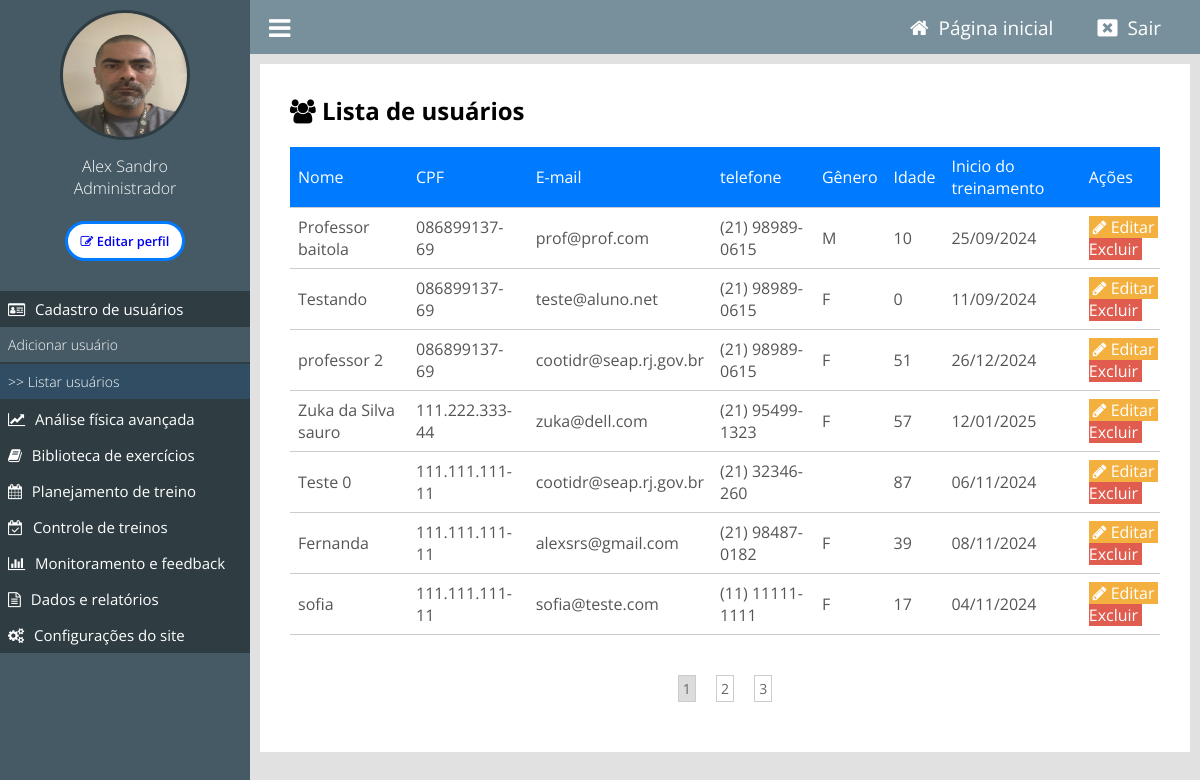
The page /painel/listar-usuarios (signed in) on the database its author committed.
### classes/MySql.php (called while the page is built)
<?php
    class MySql{
        private static $pdo;
        public static function conectar(){
            if(self::$pdo == null){
                try{
                    self::$pdo = new PDO('mysql:host='.HOST.';dbname='.DATABASE,USER,PASSWORD,array(PDO::MYSQL_ATTR_INIT_COMMAND => "SET NAMES utf8"));
                    self::$pdo->setAttribute(PDO::ATTR_ERRMODE,PDO::ERRMODE_EXCEPTION);
                }catch(Exception $e) {
                    echo 'erro ao conectar, tente novamente mais tarde';
                }
            }
            return self::$pdo;
        }
    }
?>

### painel/pages/listar-usuarios.php (the view, shortened to what this page needs)
<?php
require_once('../config.php');
$professorID = $_SESSION['id'];
$sql = MySql::conectar()->prepare("SELECT * FROM `tb_admin.usuarios` WHERE professor_id = ?");
$sql->execute(array($professorID));
$usuarios = $sql->fetchAll();
?>
    <div class="box-content">
        <h2><i class="fa fa-users" aria-hidden="true"></i> Lista de usuários</h2>
        <div class="wraper-table">
            <table>
                            <tr>
                                <td>Nome</td>
                                <td>CPF</td>
                                <td>E-mail</td>
                                <td>telefone</td>
                                <td>Gênero</td>
                                <td>Idade</td>
                                <td>Inicio do treinamento</td>
                                <td>Ações</td>
                            </tr>
                    <?php if(count($usuarios) > 0): ?>
                        <?php foreach($usuarios as $usuario): ?>
                            <tr>
                                <td><?php echo $usuario['nome']; ?></td>
                                <td><?php echo $usuario['cpf']; ?></td>
                                <td><?php echo $usuario['email']; ?></td>
                                <td><?php echo $usuario['telefone']; ?></td>
                                <td><?php echo $usuario['sexo']; ?></td>
                                <td>
                                    <?php
                                        $dataNascimento = new DateTime($usuario['data_nascimento']);
                                        $hoje = new DateTime();
                                        $idade = $hoje->diff($dataNascimento)->y;
                                        echo $idade;
                                    ?>
                                </td>
                                <td><?php echo (new DateTime($usuario['data_inicio']))->format('d/m/Y'); ?></td>
                                <td>
                                    <a class="btn edit" href="editar_usuario.php?id=<?php echo $usuario['id']; ?>"><i class="fa fa-pencil"></i> Editar</a>
                                    <a class="btn delete" href=""><i class="fa fa-times"></i> Excluir</a></td>
                            </tr>
                        <?php endforeach; ?>
                    <?php else: ?>
                        <tr>
                            <td colspan="5">Nenhum aluno cadastrado.</td>
                        </tr>
                    <?php endif; ?>
            </table>
        </div>
        <div class="paginacao">
            <a class="page-selected" href="">1</a>
            <a href="">2</a>
            <a href="">3</a>
        </div>
    </div>

### painel/css/style.css (style rules this page uses)
* { margin: 0; padding: 0; box-sizing: border-box; font-family: 'Open Sans', sans-serif; }
html,body { height: 100%; background: rgb(225,225,225); }
body { overflow-x: hidden; }
.box-content { background: white; padding: 30px; margin-bottom: 20px; }
.wraper-table { overflow-x: auto; }
table { margin: 20px 0; width: 100%; border-collapse: collapse; min-width: 900px; }
table tr:nth-of-type(1) { background: #007bff; color: white; }
table tr { color: #555; border-bottom: 1px solid #ccc; }
table td { padding: 8px; }
table a.btn { text-decoration: none; padding: 0 4px; color: white; font-size: 16px; }
a.btn.edit { background: #F4B03E; }
a.btn.delete { background: #E05C4E; }
.paginacao { margin: 20px 0; text-align: center; }
.paginacao a { font-size: 14px; margin: 0 8px; display: inline-block; padding: 3px 4px; border: 1px solid #ccc; text-decoration: none; color: #666; }
.paginacao a.page-selected { background: rgb(220, 220, 220); }

### rows shown on the page
tb_admin.usuarios: nome "Professor baitola", cpf "086899137-69", email "prof@prof.com", telefone "(21) 98989-0615", sexo "M", data_inicio "25/09/2024"
tb_admin.usuarios: nome "Testando", cpf "086899137-69", email "teste@aluno.net", telefone "(21) 98989-0615", sexo "F", data_inicio "11/09/2024"
tb_admin.usuarios: nome "professor 2", cpf "086899137-69", email "cootidr@seap.rj.gov.br", telefone "(21) 98989-0615", sexo "F", data_inicio "26/12/2024"
tb_admin.usuarios: nome "Zuka da Silva sauro", cpf "111.222.333-44", email "zuka@dell.com", telefone "(21) 95499-1323", sexo "F", data_inicio "12/01/2025"
tb_admin.usuarios: nome "Teste 0", cpf "111.111.111-11", email "cootidr@seap.rj.gov.br", telefone "(21) 32346-260", data_inicio "06/11/2024"
tb_admin.usuarios: nome "Fernanda", cpf "111.111.111-11", email "alexsrs@gmail.com", telefone "(21) 98487-0182", sexo "F", data_inicio "08/11/2024"
tb_admin.usuarios: nome "sofia", cpf "111.111.111-11", email "sofia@teste.com", telefone "(11) 11111-1111", sexo "F", data_inicio "04/11/2024"

### other values the page prints
$_SESSION['nome'] "Alex Sandro"
pegaCargo($_SESSION['cargo']) "Administrador"
